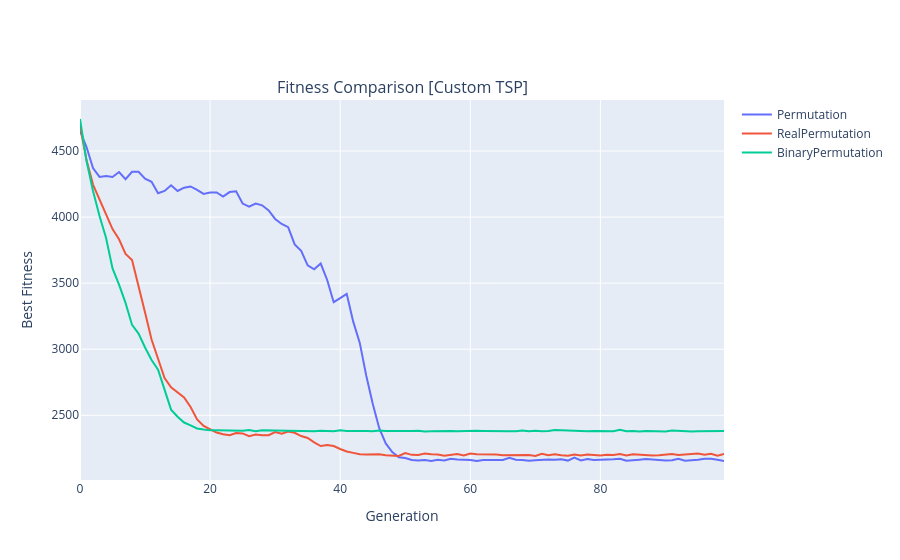

The notebook cell this image was saved under:
### Code cell
# Para la tarea se requiere utilizar un TSP del que solo tenemos una matriz de distancias

# Matriz de distancias del TSP (17 ciudades)
distance_matrix = np.array([
    [0,633,257,91,412,150,80,134,259,505,353,324,70,211,268,246,121],
    [633,0,390,661,227,488,572,530,555,289,282,638,567,466,420,745,518],
    [257,390,0,228,169,112,196,154,372,262,110,437,191,74,53,472,142],
    [91,661,228,0,383,120,77,105,175,476,324,240,27,182,239,237,84],
    [412,227,169,383,0,267,351,309,338,196,61,421,346,243,199,528,297],
    [150,488,112,120,267,0,63,34,264,360,208,329,83,105,123,364,35],
    [80,572,196,77,351,63,0,29,232,444,292,297,47,150,207,332,29],
    [134,530,154,105,309,34,29,0,249,402,250,314,68,108,165,349,36],
    [259,555,372,175,338,264,232,249,0,495,352,95,189,326,383,202,236],
    [505,289,262,476,196,360,444,402,495,0,154,578,439,336,240,685,390],
    [353,282,110,324,61,208,292,250,352,154,0,435,287,184,140,542,238],
    [324,638,437,240,421,329,297,314,95,578,435,0,254,391,448,157,301],
    [70,567,191,27,346,83,47,68,189,439,287,254,0,145,202,289,55],
    [211,466,74,182,243,105,150,108,326,336,184,391,145,0,57,426,96],
    [268,420,53,239,199,123,207,165,383,240,140,448,202,57,0,483,153],
    [246,745,472,237,528,364,332,349,202,685,542,157,289,426,483,0,336],
    [121,518,142,84,297,35,29,36,236,390,238,301,55,96,153,336,0]
])

# Definimos un TSP personalizado usando la matriz de distancias

custom_tsp = TSP.Custom(distance_matrix=distance_matrix)

encoderInt = encoding.Permutation(permutation_size=custom_tsp.dimension)
encoderReal = RealPermutation(permutation_size=custom_tsp.dimension)
encoderBin = BinaryPermutation(permutation_size=custom_tsp.dimension)

history = {}

for encoder, crossover_method, mutation_method in [
    (encoderInt, crossover.PMX, mutation.swap),
    (encoderReal, crossover.onepoint, mutation.gaussian),
    (encoderBin, crossover.onepoint, mutation.flip_bit)
]:
    print(f"Encoder: {type(encoder).__name__}")

    gatsp = GeneticAlgorithm(
        fitness_function=custom_tsp,
        crossover_function=crossover_method,
        mutation_function=mutation_method,
        selection_function=selection.tournament,
        population_size=500,
        mutation_rate=0.05,
        crossover_rate=0.7,
        encoder=encoder,
        elitism=0.1,
        minimize=True,
    )

    gatsp.run(generations=100, verbose=False)
    history[type(encoder).__name__] = gatsp.fitness_history


historydf = pd.DataFrame(history)

fig = make_subplots(rows=1, cols=1, subplot_titles=[f"Fitness Comparison [Custom TSP]"])
for col in historydf.columns:
    fig.add_trace(go.Scatter(
        y=historydf[col], 
        mode='lines', 
        name=col
    ), row=1, col=1)
fig.update_xaxes(title_text="Generation", row=1, col=1)
fig.update_yaxes(title_text="Best Fitness", row=1, col=1)
fig.show()
